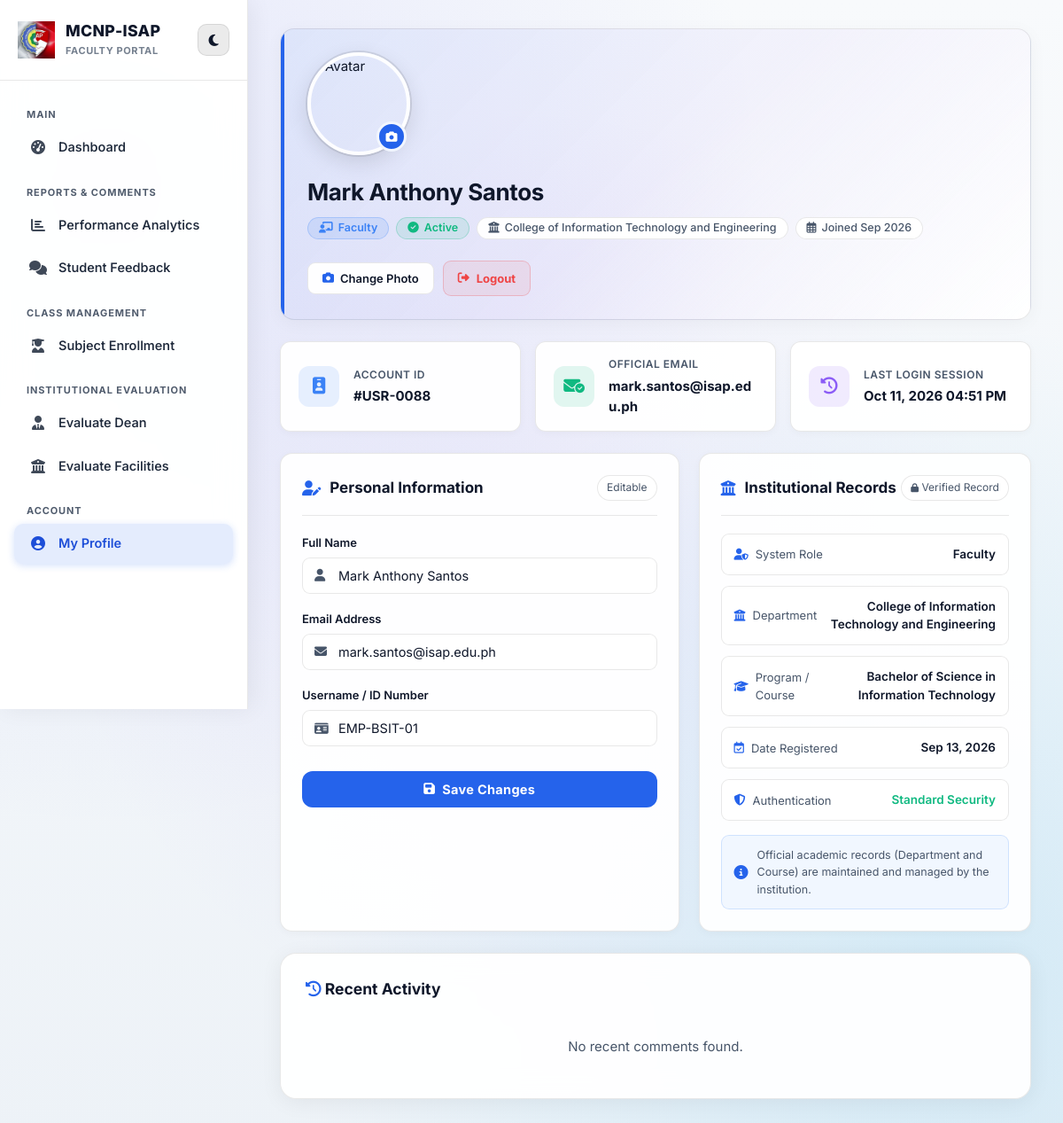
/profile.php (signed in), run on the app's committed database.
### tables this page shows
CREATE TABLE `users` (
  `id` int(11) NOT NULL AUTO_INCREMENT,
  `username` varchar(50) NOT NULL,
  `password` varchar(255) NOT NULL,
  `role` enum('admin','system admin','dean','student','faculty','visitor') NOT NULL,
  `visitor_category` varchar(50) DEFAULT 'Campus Guest',
  `first_name` varchar(50) DEFAULT NULL,
  `middle_name` varchar(50) DEFAULT NULL,
  `last_name` varchar(50) DEFAULT NULL,
  `full_name` varchar(150) DEFAULT NULL,
  `email` varchar(100) DEFAULT NULL,
  `school` enum('mcnp','isap') DEFAULT NULL,
  `dept_id` int(11) DEFAULT NULL,
  `reset_token` varchar(64) DEFAULT NULL,
  `reset_token_expiry` datetime DEFAULT NULL,
  `course_id` int(11) DEFAULT NULL,
  `status` enum('active','inactive','pending') NOT NULL DEFAULT 'active',
  `last_login` datetime DEFAULT NULL,
  `avatar` varchar(255) DEFAULT NULL,
  `created_at` timestamp NOT NULL DEFAULT current_timestamp(),
  `theme_color` varchar(20) DEFAULT 'blue',
  PRIMARY KEY (`id`),
  UNIQUE KEY `username` (`username`),
  UNIQUE KEY `email` (`email`),
  KEY `dept_id` (`dept_id`),
  KEY `course_id` (`course_id`),
  CONSTRAINT `users_ibfk_1` FOREIGN KEY (`dept_id`) REFERENCES `departments` (`id`) ON DELETE SET NULL,
  CONSTRAINT `users_ibfk_2` FOREIGN KEY (`course_id`) REFERENCES `courses` (`id`) ON DELETE SET NULL
);

CREATE TABLE `departments` (
  `id` int(11) NOT NULL AUTO_INCREMENT,
  `dept_name` varchar(150) NOT NULL,
  `dept_alias` varchar(20) NOT NULL,
  PRIMARY KEY (`id`),
  UNIQUE KEY `dept_alias` (`dept_alias`)
);

CREATE TABLE `courses` (
  `id` int(11) NOT NULL AUTO_INCREMENT,
  `dept_id` int(11) NOT NULL,
  `course_name` varchar(150) NOT NULL,
  `course_alias` varchar(20) NOT NULL,
  PRIMARY KEY (`id`),
  UNIQUE KEY `course_alias` (`course_alias`),
  KEY `dept_id` (`dept_id`),
  CONSTRAINT `courses_ibfk_1` FOREIGN KEY (`dept_id`) REFERENCES `departments` (`id`) ON DELETE CASCADE
);

### profile.php (the view, shortened to what the rows shown need)
<?php
include 'db_connect.php';
$user_id = isset($_GET['id']) ? (int)$_GET['id'] : $_SESSION['id'];
$is_own_profile = ($user_id === (int)$_SESSION['id']);
$stmt = $conn->prepare(
    "SELECT u.*, d.dept_name, c.course_name
     FROM users u
     LEFT JOIN departments d ON u.dept_id = d.id
     LEFT JOIN courses c ON u.course_id = c.id
     WHERE u.id = ?"
);
$stmt->bind_param("i", $user_id);
$stmt->execute();
$user_data = $stmt->get_result()->fetch_assoc();
$role_icons = [
    'admin' => 'fas fa-shield-alt',
    'system admin' => 'fas fa-terminal',
    'dean' => 'fas fa-user-graduate',
    'faculty' => 'fas fa-chalkboard-teacher',
    'student' => 'fas fa-user-graduate',
    'visitor' => 'fas fa-id-badge'
];
$current_role_icon = $role_icons[$user_data['role']] ?? 'fas fa-user';
?>
<!DOCTYPE html>
<html lang="en">
<head>
    <link rel="stylesheet" href="style.css?v=<?php echo filemtime('style.css'); ?>">
    <link rel="stylesheet" href="https://cdnjs.cloudflare.com/ajax/libs/font-awesome/6.5.1/css/all.min.css">
</head>
<body class="dashboard-body">
<div class="split-container">
    <main class="main-content">
        <div class="profile-hero-card" id="change-photo">
            <div style="display:flex; align-items:center; gap:22px; flex-wrap:wrap;">
                <div>
                    <h2 style="color:var(--text-main); margin:0 0 6px 0; font-size:26px; font-weight:700; letter-spacing:-0.4px;">
                        <?php echo htmlspecialchars($user_data['full_name']); ?>
                    </h2>
                    <div class="profile-meta-chips">
                        <span class="meta-chip meta-chip-role">
                            <i class="<?php echo $current_role_icon; ?>"></i> <?php echo ucfirst($user_data['role']); ?>
                        </span>
                        <span class="meta-chip meta-chip-status">
                            <i class="fas fa-check-circle"></i> <?php echo ucfirst($user_data['status'] ?? 'Active'); ?>
                        </span>
                        <?php if (!empty($user_data['dept_name'])): ?>
                            <span class="meta-chip meta-chip-info">
                                <i class="fas fa-university"></i> <?php echo htmlspecialchars($user_data['dept_name']); ?>
                            </span>
                        <?php elseif (!empty($user_data['course_name'])): ?>
                            <span class="meta-chip meta-chip-info">
                                <i class="fas fa-graduation-cap"></i> <?php echo htmlspecialchars($user_data['course_name']); ?>
                            </span>
                        <?php endif; ?>
                        <span class="meta-chip meta-chip-info">
                            <i class="far fa-calendar-alt"></i> Joined <?php echo !empty($user_data['created_at']) ? date('M Y', strtotime($user_data['created_at'])) : 'Verified'; ?>
                        </span>
                    </div>
                </div>
            </div>
        </div>
        <div class="profile-stats-grid">
            <div class="profile-stat-box">
                <div class="stat-details">
                    <span>Account ID</span>
                    <strong>#USR-<?php echo str_pad($user_data['id'], 4, '0', STR_PAD_LEFT); ?></strong>
                </div>
            </div>
            <div class="profile-stat-box">
                <div class="stat-details">
                    <span>Official Email</span>
                    <strong><?php echo htmlspecialchars($user_data['email']); ?></strong>
                </div>
            </div>
            <div class="profile-stat-box">
                <div class="stat-details">
                    <span>Last Login Session</span>
                    <strong><?php echo !empty($user_data['last_login']) ? date('M d, Y h:i A', strtotime($user_data['last_login'])) : 'Active Now'; ?></strong>
                </div>
            </div>
        </div>
        <div class="profile-form-grid">
            <div class="form-section-card">
                <form method="POST">
                    <div class="input-group-styled">
                        <div class="input-field-wrapper">
                            <input type="text" name="full_name" value="<?php echo htmlspecialchars($user_data['full_name']); ?>" placeholder="Enter full name" required <?php echo !$is_own_profile ? 'disabled' : ''; ?>>
                        </div>
                    </div>
                    <div class="input-group-styled">
                        <div class="input-field-wrapper">
                            <input type="email" name="email" value="<?php echo htmlspecialchars($user_data['email']); ?>" placeholder="Enter email address" required <?php echo !$is_own_profile ? 'disabled' : ''; ?>>
                        </div>
                    </div>
                    <div class="input-group-styled">
                        <div class="input-field-wrapper">
                            <input type="text" name="username" value="<?php echo htmlspecialchars($user_data['username']); ?>" placeholder="Enter username / ID" required <?php echo !$is_own_profile ? 'disabled' : ''; ?>>
                        </div>
                    </div>
                </form>
            </div>
            <div class="form-section-card">
                <div class="record-row">
                    <div class="record-label">
                        <i class="fas fa-user-shield" style="color:var(--accent);"></i> System Role
                    </div>
                    <div class="record-value">
                        <?php echo ucfirst($user_data['role']); ?>
                    </div>
                </div>
                <div class="record-row">
                    <div class="record-label">
                        <i class="fas fa-university" style="color:var(--accent);"></i> Department
                    </div>
                    <div class="record-value">
                        <?php echo !empty($user_data['dept_name']) ? htmlspecialchars($user_data['dept_name']) : 'Not Assigned'; ?>
                    </div>
                </div>
                <div class="record-row">
                    <div class="record-label">
                        <i class="fas fa-graduation-cap" style="color:var(--accent);"></i> Program / Course
                    </div>
                    <div class="record-value">
                        <?php echo !empty($user_data['course_name']) ? htmlspecialchars($user_data['course_name']) : 'N/A'; ?>
                    </div>
                </div>
                <div class="record-row">
                    <div class="record-label">
                        <i class="far fa-calendar-check" style="color:var(--accent);"></i> Date Registered
                    </div>
                    <div class="record-value">
                        <?php echo !empty($user_data['created_at']) ? date('M d, Y', strtotime($user_data['created_at'])) : 'Standard User'; ?>
                    </div>
                </div>
            </div>
        </div>
    </main>
</div>
</body>
</html>

### data on the page
users: full_name "Mark Anthony Santos", role "Faculty", status "Active", dept.dept_name "College of Information Technology and Engineering", created_at "Sep 2026", id "0088", email "mark.santos@isap.edu.ph", last_login "Oct 11, 2026 04:51 PM", username "EMP-BSIT-01", course.course_name "Bachelor of Science in Information Technology", created_at "Sep 13, 2026"
